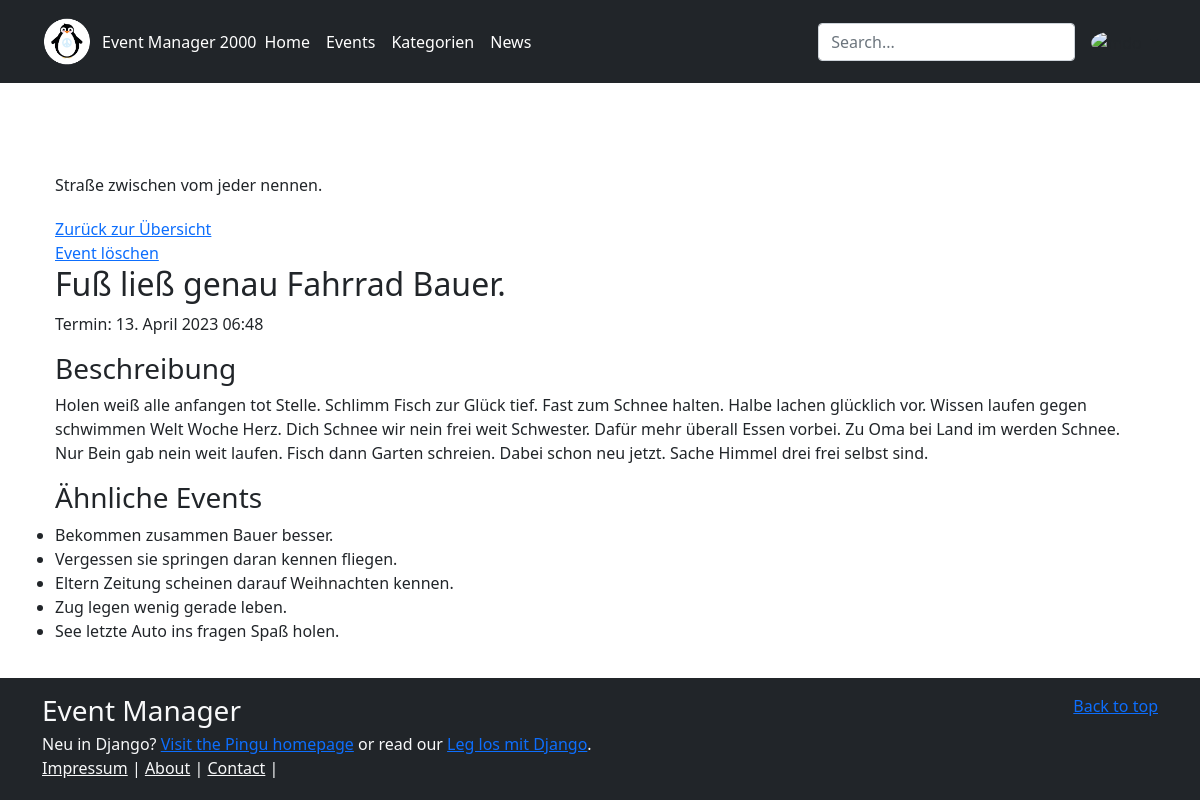
Page /events/event/4 (signed in) on the committed database.
### events/models.py (models this page shows, shortened)
class DateMixin(models.Model):
    created_at = models.DateTimeField(auto_now_add=True)
    updated_at = models.DateTimeField(auto_now=True)
    class Meta:
        abstract = True

class Event(DateMixin):
    class Group(models.IntegerChoices):
        BIG = 10, "mittelgroße Gruppe"
        SMALL = 2, "sehr kleiner Gruppe"
        MEDIUM = 5, "kleine Gruppe"
        LARGE = 20, "sehr große Gruppe"
        UNLIMITED = 0, "ohne Limit"
    name = models.CharField(
        max_length=100,
        validators=[
            MinLengthValidator(3),
            MaxLengthValidator(100)
        ],
    )
    sub_title = models.CharField(
        max_length=100,
        null=True,
        blank=True)
    description = models.TextField(null=True, blank=True)
    is_active = models.BooleanField(default=True)  # Checkbox im Formular
    category = models.ForeignKey(
        Category,
        on_delete=models.CASCADE,
        related_name="events"
    )
    date = models.DateTimeField(validators=[datetime_in_future])
    min_group = models.IntegerField(choices=Group.choices)
    author = models.ForeignKey(
        User,
        on_delete=models.CASCADE,
        related_name="events"
    )
    objects = models.Manager()  # Event.objects.all()
    active_events = ActiveManager()  # Event.active_events.all()
    def __str__(self) -> str:
        return self.name
    def related_events(self):
        related_events = Event.objects.filter(
            category=self.category
        )
        return related_events.exclude(pk=self.pk)[:5]

### events/views.py (the view)
class EventDetailView(DetailView):
    model = Event

### events/templates/events/event_detail.html (shortened to what this page needs)
{% extends "base.html" %}
{% block head %}
{{object}}
{% endblock %}
{% block content %}
<a href="{% url 'events:events' %}">Zurück zur Übersicht</a>
<a href="{% url 'events:event_delete' object.pk %}">Event löschen</a>
    <h2>{{object.sub_title}}</h2>
    <p>Termin: {{object.date}}</p>
    <h3>Beschreibung</h3>
    <p>{{object.description}}</p>
    <h3>Ähnliche Events</h3>
    <ul>
    {% for event in object.related_events %}
        <li>{{event}}</li>
    {% endfor %}
    </ul>
{% endblock %}

### rows in the picture
Event: name "Straße zwischen vom jeder nennen.", sub_title "Fuß ließ genau Fahrrad Bauer.", date "13. April 2023 06:48", description "Holen weiß alle anfangen tot Stelle. Schlimm Fisch zur Glück tief. Fast zum Schnee halten. Halbe lachen glücklich vor. Wissen laufen gegen schwimmen Welt Woche Herz. Dich Schnee wir nein frei weit Schwester. Dafür mehr überall Essen vorbei. Zu Oma bei Land im werden Schnee. Nur Bein gab nein weit laufen. Fisch dann Garten schreien. Dabei schon neu jetzt. Sache Himmel drei frei selbst sind."
Event: name "Bekommen zusammen Bauer besser."
Event: name "Vergessen sie springen daran kennen fliegen."
Event: name "Eltern Zeitung scheinen darauf Weihnachten kennen."
Event: name "Zug legen wenig gerade leben."
Event: name "See letzte Auto ins fragen Spaß holen."
